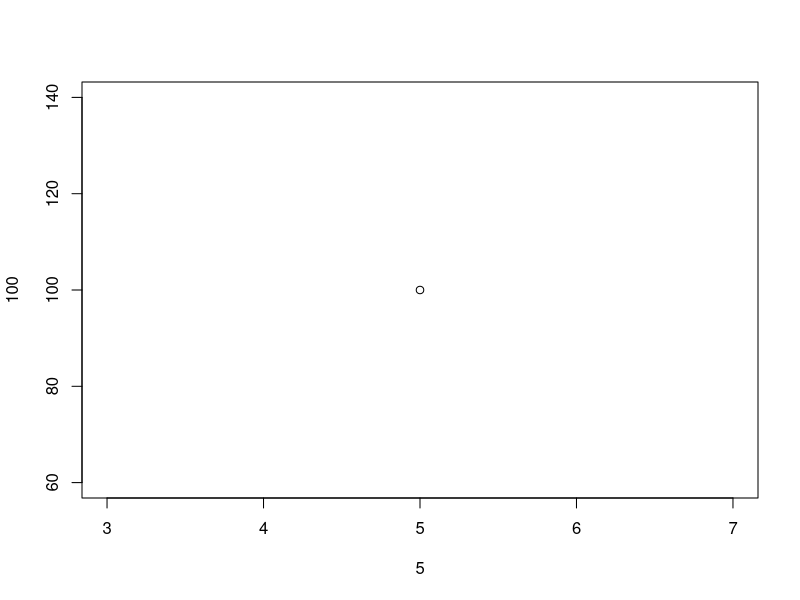
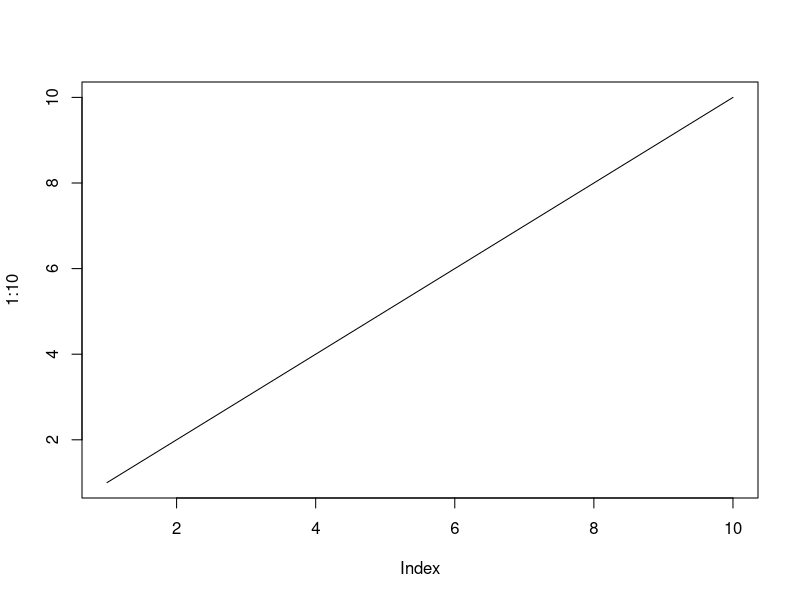
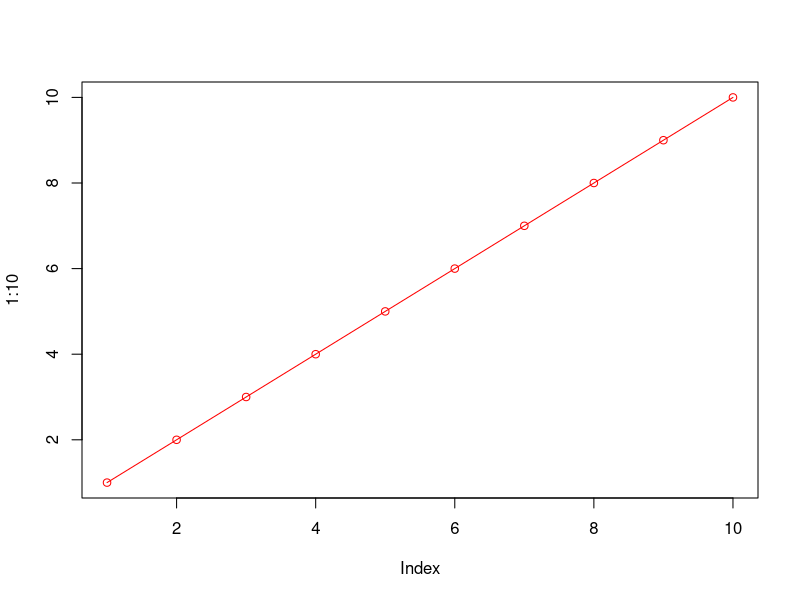
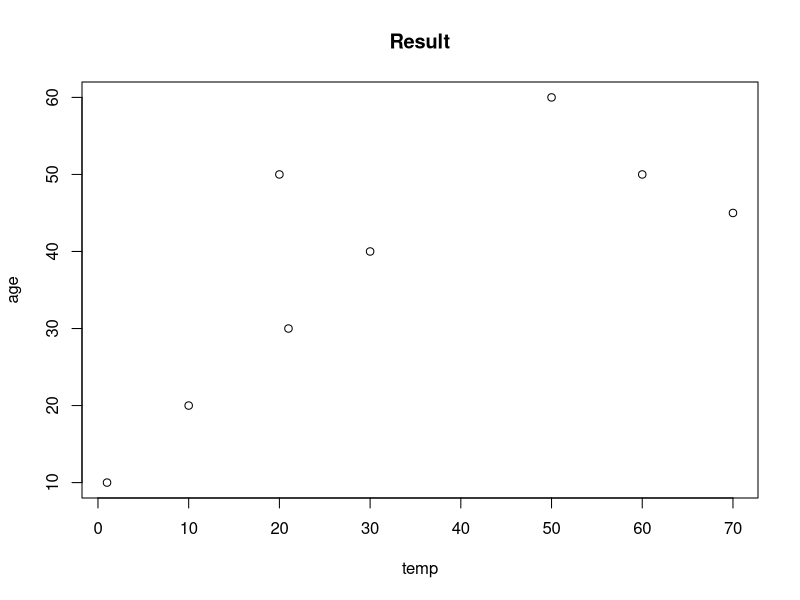
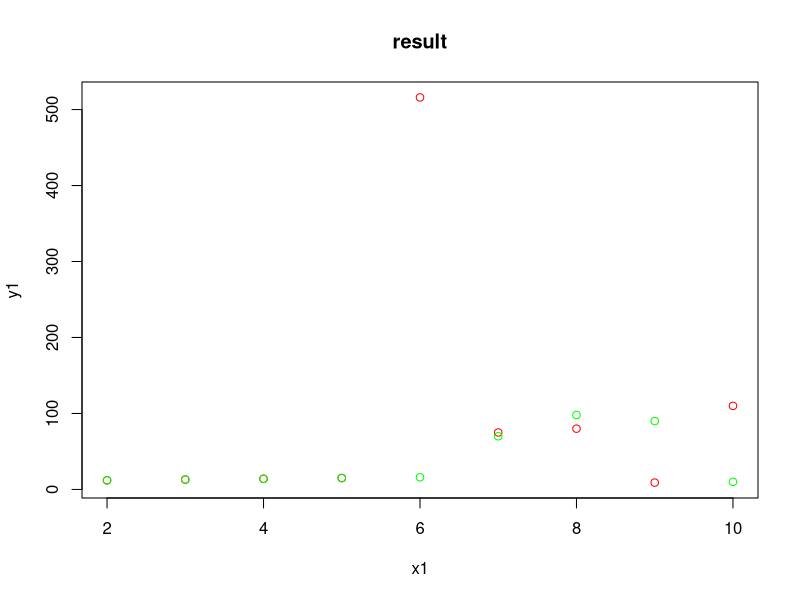
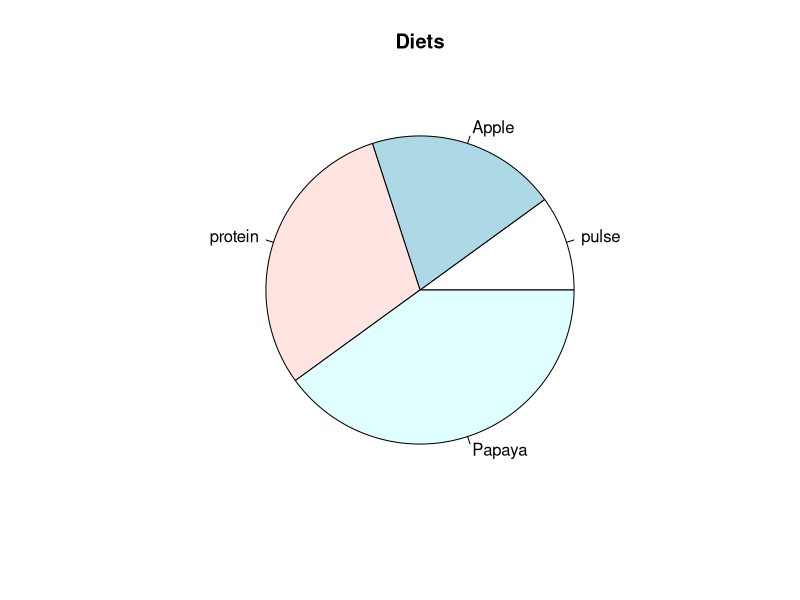
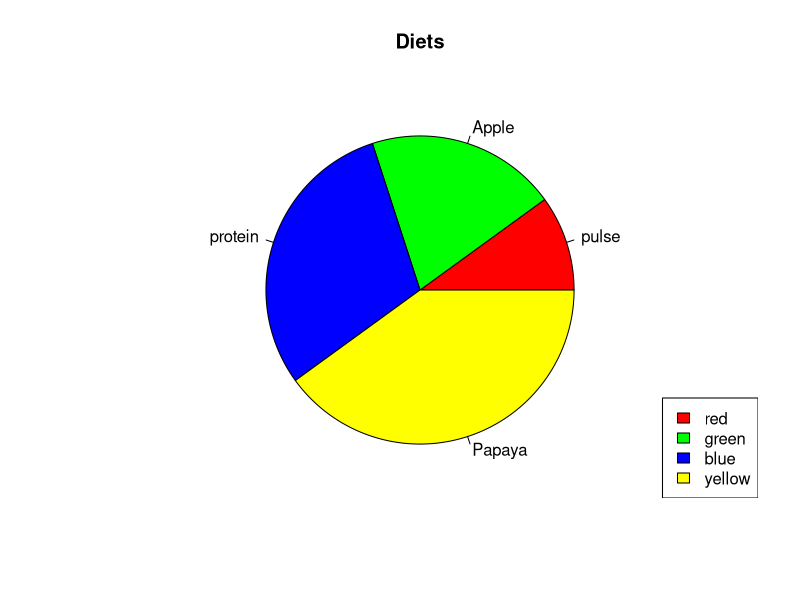
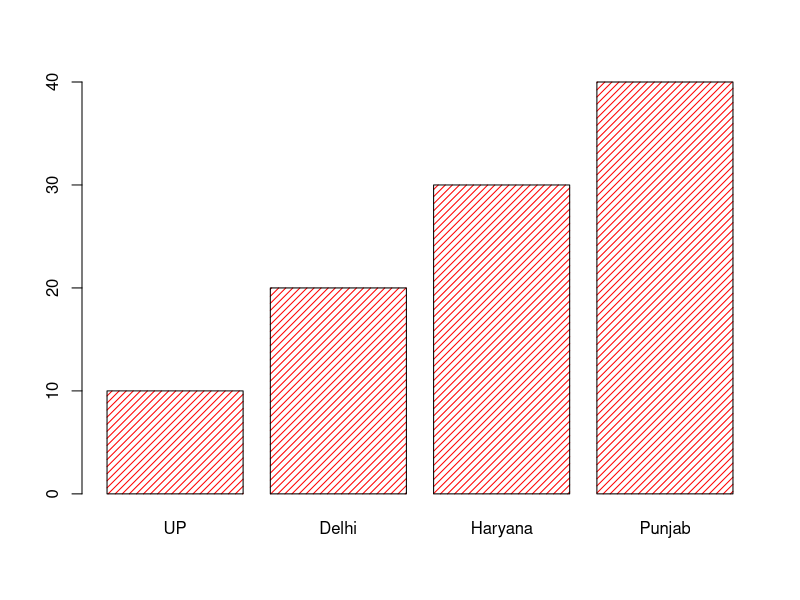

Write R code to recreate these figures, in order.
#Types of Graph
#Line Chart 
#Scatter Chart
# pie Chart
#Bar Chart

plot(5,100)
#******************************************************line chart()**************************************

plot(1:10,type = "l")
#*****************************************************color formatting***********************************
plot(1:10,type = "o" , col="red")


#**********************************************************scatter plot ******************************************
x <- c(1,10,21,30,20,50,60,70)
y <- c(10,20,30,40,50,60,50,45)

plot(x,y, main = "Result",xlab = "temp",ylab = "age")

#**********************************************************scatter plot with multiple Aspects ******************************************

x1 <-c(2,3,4,5,6,7,8,9,10)
y1 <-c(12,13,14,15,516,75,80,9,110)
x2 <-c(2,3,4,5,6,7,8,9,10)
y2 <-c(12,13,14,15,16,70,98,90,10)


plot(x1,y1, col='red', main = 'result')
points(x2,y2, col='green')

# ****************************************************piechart*************************************

x <- c(10,20,30,40)
mylabel <- c("pulse","Apple","protein","Papaya")

pie(x,label=mylabel , main="Diets")
colors <- c("red","green","blue","yellow")

pie(x,label=mylabel , main="Diets", col=colors)

legend("bottomright", colors, fill = colors)


#**********************************Bar chart ****************************************
state_name <-c("UP","Delhi", "Haryana", "Punjab")
temperature <-c(10,20,30,40)

barplot(temperature,names.arg = state_name, col = "red" , density = 20)
barplot(temperature,names.arg = state_name, col = "red" , density = 20, width=c(1,2,3,4),horiz = TRUE)



#******************************************************************************

library(datasets)
data(mtcars)
head(mtcars)
summary(mtcars)
boxplot(mtcars$mpg, col = "orange")
hist(mtcars$mpg, col = "green",breaks=45)

#Bar Plotting

barplot(table(mtcars$carb), col = "orange")

#Box Plot
#Two Dimensional Plotting
boxplot(mpg~gear, data=mtcars, col='blue')

#Histogram 
hist(subset(mtcars,cyl==4) $mpg, col="green" )
hist(subset(mtcars, cyl==8) $mpg, col = "green")

#scatter plot
with(mtcars,plot(mpg,qsec))



